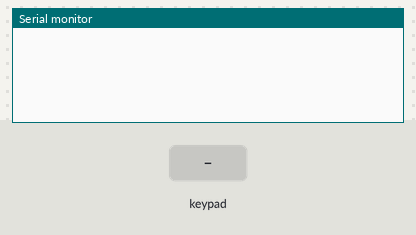
Simulated run of this sketch. Board: Arduino Uno, built with avr-gcc and run on an emulated ATmega328P. Shown: the last lines printed to the serial monitor. The inputs (shaded band) are chosen by the test bench.

Above: at 1.2 s.
1.3 s: key 'A' pressed
At 2.1 s:
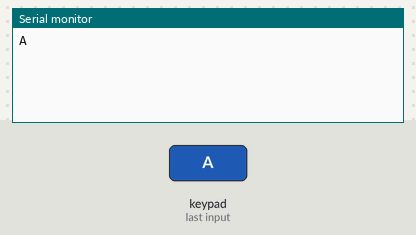
2.8 s: keypad keys 6 7 8 9 pressed 0.4 s apart
At 4.3 s:
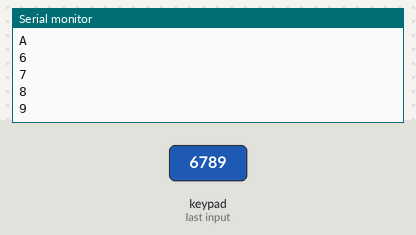
5.9 s: key 'B' pressed
At 6.8 s:
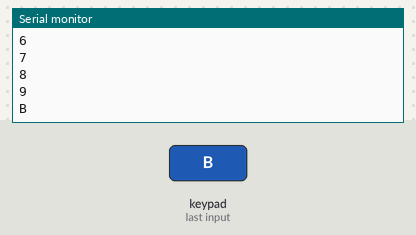
7.4 s: keypad keys 6 7 8 9 # pressed 0.4 s apart
At 10.3 s:
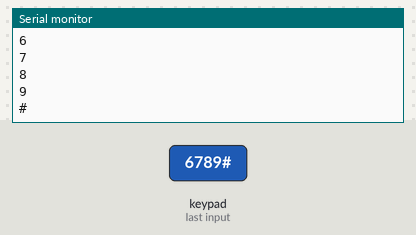
10.9 s: key '*' pressed
At 12.0 s:
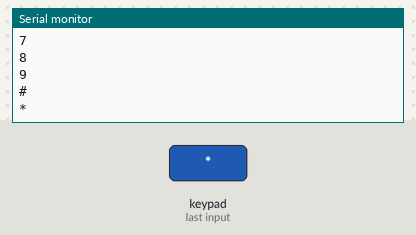
12.4 s: keypad keys 6 7 8 9 D pressed 0.4 s apart
At 15.5 s:
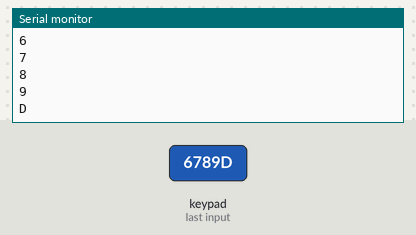
Timing chart, 0 to 16.9 s (numbered marks = the images above; inputs shaded):
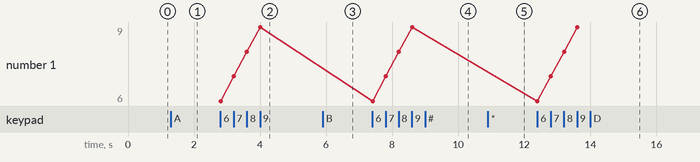

The sketch:

_4x5_Matrix_keypad.ino
```cpp
#include <Keypad.h>
#include <Wire.h>


const byte ROWS = 5; //four rows
const byte COLS = 5; //four columns
//define the cymbols on the buttons of the keypads
char hexaKeys[ROWS][COLS] = {
  {'A', 'B', '#', '*'},
  {'1', '2', '3', 'U'},
  {'4', '5', '6', 'D'},
  {'7', '8', '9', 'E'},
  {'L', '0', 'R', 'C'}
};
byte rowPins[ROWS] = {14, 13, 12, 11, 10}; //connect to the row pinouts of the keypad
byte colPins[COLS] = {6, 7, 8, 9}; //connect to the column pinouts of the keypad

//initialize an instance of class NewKeypad
Keypad kpd = Keypad( makeKeymap(hexaKeys), rowPins, colPins, ROWS, COLS);


void setup() {
  // put your setup code here, to run once:
Serial.begin(9600);
}

void loop() {
  // put your main code here, to run repeatedly:
 char customKey = kpd.getKey();

  if (customKey){
    Serial.println(customKey);
  }
}
```

Measured:
- after the input at 1.3 s, the serial monitor: prints a new line at once (image 1)
- after the input at 2.8 s, the serial monitor: prints a new line at once (image 2)
- after the input at 5.9 s, the serial monitor: prints a new line at once (image 3)
- after the input at 7.4 s, the serial monitor: prints a new line at once (image 4)
- after the input at 10.9 s, the serial monitor: prints a new line at once (image 5)
- after the input at 12.4 s, the serial monitor: prints a new line at once (image 6)
